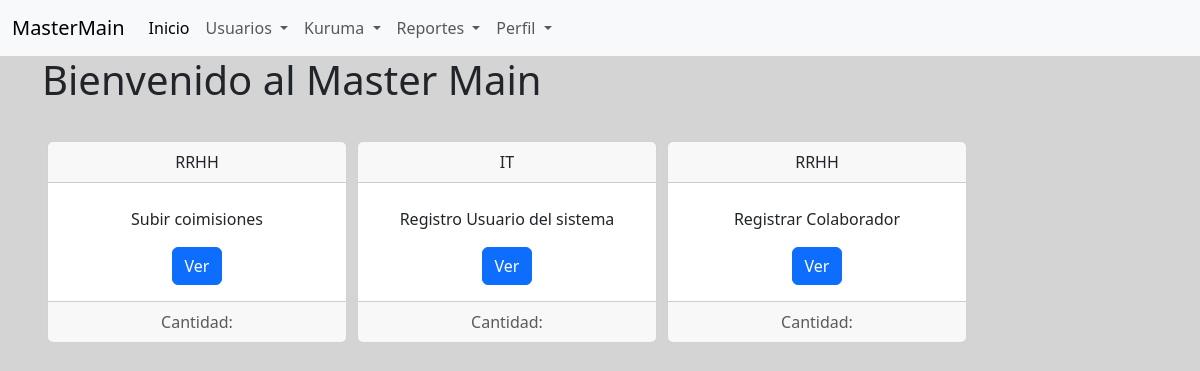
The app's page / (signed in), older data.
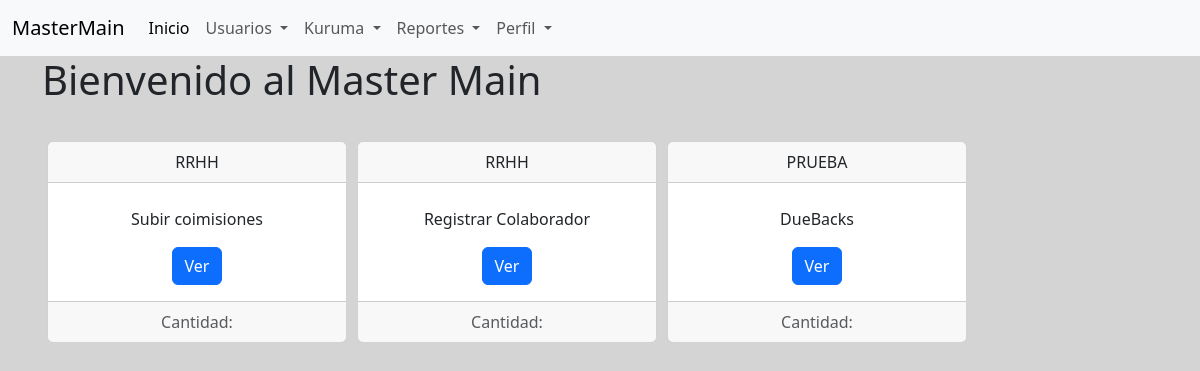
The same page, newer data.
### tables this page shows
CREATE TABLE `jos` (
  `id` int(11) NOT NULL,
  `departamento` varchar(100) NOT NULL,
  `descripcion` varchar(500) NOT NULL,
  `stat` int(1) NOT NULL,
  `date_log` timestamp NOT NULL DEFAULT current_timestamp(),
  `titulo` varchar(100) NOT NULL
);

### models/JobsModel.php (called while the page is built, shortened)
<?php
class JobsModel extends Database {
    public function jobs_list() {
        $conn = $this->getMySQLConnection();
        $jobs = $conn->query("SELECT * FROM jos where stat = 1");
        $arr_job = [];
        while ($list_jobs = $jobs -> fetch_array()) {
            $arr_job[] =$list_jobs;
        }
        return $arr_job;
    }
}

### controllers/JobsController.php (called while the page is built, shortened)
<?php
require_once 'models/JobsModel.php';
class JobsController {
    private $model;
    public function __construct() {
        $this->model = new JobsModel();
    }
    public function jobs_list(){
        $datos = $this->model->jobs_list();
        return $datos;
    }
}

### views/main.php (the view, shortened to what this page needs)
<?php include 'header.php'; ?>
<?php include 'menu.php'; ?>
<?php
$jobsController = new JobsController();
?>
<div class="container">
    <h1>Bienvenido al Master Main</h1>
    <br>
    <?php foreach ($jobsController->jobs_list() as $key => $value) { ?>
        <?php if($_SESSION['tipo_usuario'] == 'reporteria'){ }else{ ?>
        <div class="card text-center" style="width:300px; float:left; margin:5px;">
            <div class="card-header">
                <?php echo $value['departamento']; ?>
            </div>
            <div class="card-body">
                <p class="card-text"><?php echo $value['descripcion']; ?></p>
                <button type="button" class="btn btn-primary" data-bs-toggle="modal" data-bs-target="#modalDinamica" onclick="modal_dinamica(<?php echo $value['id']; ?>)">
                    Ver
                </button>
            </div>
            <div class="card-footer text-body-secondary">
                Cantidad:
            </div>
        </div>
        <?php } ?>
    <?php } ?>
</div>
<?php include 'footer.php'; ?>

Row changes from the older to the newer data that the page shows:
no longer on this page (row edited): jos: departamento "IT", descripcion "Registro Usuario del sistema"
added jos: departamento "PRUEBA", descripcion "DueBacks"
